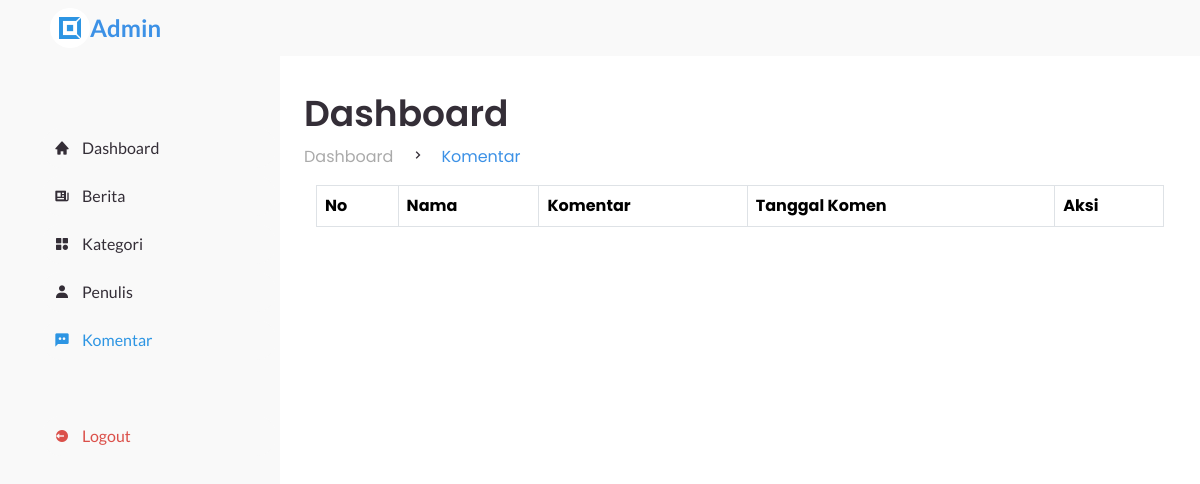
/admin/komentar.php, run on an earlier commit of the app's database.
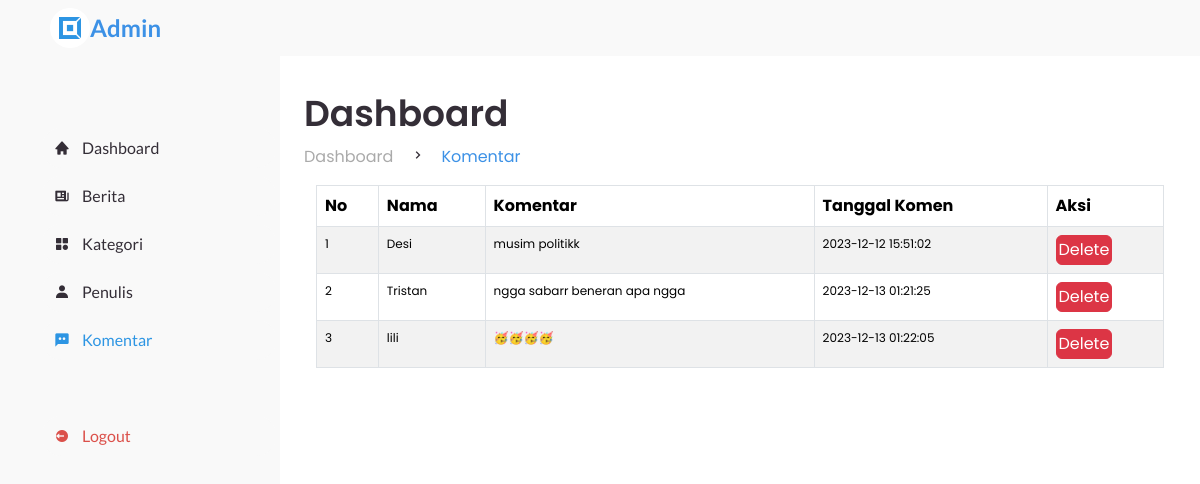
And on a later commit of the database.
### tables this page shows
CREATE TABLE `komen` (
  `id_komen` int(11) NOT NULL,
  `id_berita` int(11) NOT NULL,
  `nama` varchar(255) DEFAULT NULL,
  `isi_komen` text DEFAULT NULL,
  `tgl` timestamp NOT NULL DEFAULT current_timestamp() ON UPDATE current_timestamp()
);

### admin/komentar.php (the view, shortened to what this page needs)
<!DOCTYPE html>
<html lang="en">
<head>
	<link rel="stylesheet" href="style.css">
	<link href="https://cdn.jsdelivr.net/npm/bootstrap@5.3.2/dist/css/bootstrap.min.css" rel="stylesheet">
	<link rel="stylesheet" href="https://cdn.datatables.net/1.13.7/css/jquery.dataTables.css" />
	<link href='https://unpkg.com/boxicons@2.0.9/css/boxicons.min.css' rel='stylesheet'>
</head>
<body>
	<?php $page = 'komentar'; include "sidebar.php" ?>
	<section id="content">
		<nav>
		</nav>
		<main>
			<div class="head-title">
				<div class="left">
					<h1>Dashboard</h1>
					<ul class="breadcrumb">
						<li>
							<a href="#" class="nav-link">Dashboard</a>
						</li>
						<li><i class='bx bx-chevron-right'></i></li>
						<li>
							<a id="active" href="#" class="nav-link">Komentar</a>
						</li>
					</ul>
				</div>
			</div>
			<div class="container">
				<div class="row">
					<div class="col-md-12">
						<?php
						include '../koneksi.php';
						$query = mysqli_query($conn, "SELECT * FROM komen ORDER BY id_komen ASC");
						?>
						<table id="data-komen" class="table table-striped table-bordered border-top">
							<thead>
								<tr>
									<th>No</th>
									<th>Nama</th>
                                    <th>Komentar</th>
									<th>Tanggal Komen</th>
									<th>Aksi</th>
								</tr>
							</thead>
							<tbody>
								<?php
								if (mysqli_num_rows($query) > 0) {
									$no = 1;
									while ($data = mysqli_fetch_array($query)) {
								?>
										<tr>
											<td><?php echo $no ?></td>
											<td><?php echo $data["nama"] ?></td>
                                            <td><?php echo $data["isi_komen"] ?></td>
                                            <td><?php echo $data["tgl"] ?></td>
											<td><a href="proses_hapus.php?komen=<?php echo $data["id_komen"] ?>" onclick="return confirm('Apakah Anda yakin ingin menghapus data ini?')" class="btn btn-danger" style="padding:2px"> Delete </a></td>
										</tr>
									<?php $no++;
									} ?>
								<?php } ?>
							</tbody>
						</table>
					</div>
				</div>
			</div>
		</main>
	</section>
</body>
</html>

What changed in the data, as far as the page shows it:
added komen: nama "Desi", isi_komen "musim politikk", tgl "2023-12-12 15:51:02"
added komen: nama "Tristan", isi_komen "ngga sabarr beneran apa ngga", tgl "2023-12-13 01:21:25"
added komen: nama "lili", isi_komen "🥳🥳🥳🥳", tgl "2023-12-13 01:22:05"
